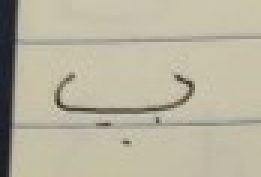
#> input picture real_photos/Ethan/02_pe_sheet.jpg, 87 x 59 px (shown 3 times larger); its folder holds only this picture in this run
$ python make_phone_set.py
#> lines starting #> are read from the running program, lines starting #| are printed output that depends on the picture
### common.py
"""Shared pieces: classes, lookup table, preprocessing, model."""
import cv2
import numpy as np
try:
    import torch.nn as nn
except ImportError:          # the online copy has no PyTorch; it reads with numpy_cnn.py instead
    nn = None

# 32 classes in standard Persian alphabetical order (index = class id)
LETTERS = list("ابپتثجچحخدذرزژسشصضطظعغفقکگلمنوهی")

# Deterministic lookup table (class index -> Latin string), copied from the instructor's
# alphabet chart (project slides, p.3) so the output matches the expected answer.
LOOKUP = ["-", "b", "p", "t", "s̱", "j", "ch", "ḥ", "kh", "d", "ẕ", "r", "z",
          "zh", "s", "š", "ṣ", "ż", "ṭ", "ẓ", "ʿ", "gh", "f", "q", "k",
          "g", "l", "m", "n", "w", "h", "y"]
# Plain-keyboard version of the same table (no diacritics), for terminals / --ascii
LOOKUP_ASCII = ["a", "b", "p", "t", "s", "j", "ch", "h", "kh", "d", "z", "r", "z",
                "zh", "s", "sh", "s", "z", "t", "z", "'", "gh", "f", "q", "k",
                "g", "l", "m", "n", "w", "h", "y"]
# Letter names, shown next to the result so the exact letter is never ambiguous
NAMES = ["alef", "be", "pe", "te", "se", "jim", "che", "he (jimi)", "khe", "dal", "zal", "re", "ze",
         "zhe", "sin", "shin", "sad", "zad", "ta", "za", "eyn", "gheyn", "fe", "qaf", "kaf",
         "gaf", "lam", "mim", "nun", "vav", "he (do-cheshm)", "ye"]
assert len(LETTERS) == len(LOOKUP) == len(LOOKUP_ASCII) == len(NAMES) == 32

# The model has one extra answer: "this is not a Persian letter" (Latin letters, digits, objects, shapes)
NOT_A_LETTER = 32
NUM_CLASSES = 33

SIZE = 64          # input side in pixels (dots stay 3-4 px wide instead of 1-2)
SMALL = 256        # photos smaller than this are enlarged before the clean-up (a 3 px blur would erase dots)


# [145 lines left out: functions _vertical_runs, _strip_ruled_lines, _strip_straight_lines, _ridge_across, _strip_broken_lines, not called in this run]


GRAIN = 2.5        # grain level (grey levels) above which the photo is smoothed before thresholding.
                   # Measured: real photos and clean test sets 0-1.7, hard_set/shadow_noise ~5, film grain 1-5


# [8 lines left out: function _grain, not called in this run]


BG_SHRINK = 4      # the paper brightness is a smooth gradient: on big photos (BG_SHRINK_FROM px or more on the
BG_SHRINK_FROM = 400   # short side) it is measured on a 4x smaller copy, ~16x less work (marked sheets)
RIM = 5            # phone sharpening leaves a thin bright rim around strokes. Taken as paper, it made a grey
                   # halo that was thresholded into stripes (real_photos/Kaye/09_dal_sheet.jpg read as zal).
                   # Pen-on-paper photos only: on coloured cartoon cards it shuffled the results (bus_test_set)


# [105 lines left out: functions _paper_brightness, _light_on_dark, _flatten_lighting, _binarize, _remove_frames, _remove_rings, not called in this run]


# how far (as a fraction of the letter size) a dot / broken piece may sit from the letter body
KEEP = dict(above=0.9, below=0.45, side=0.2, part_ratio=0.3, part_gap=0.8)         # default: protects real letters
KEEP_STRICT = dict(above=0.9, below=0.3, side=0.2, part_ratio=0.3, part_gap=0.5)   # fallback: also drops captions


# [42 lines left out: function _keep_main_letter, not called in this run]


def load_image(src):
    """Read a file path or raw bytes as a BGR(A)/gray array, honouring the phone's EXIF rotation."""
#> called with src = 'real_photos/Ethan/02_pe_sheet.jpg'
    import io
    from PIL import Image
    data = src if isinstance(src, (bytes, bytearray)) else open(src, "rb").read()
    img = cv2.imdecode(np.frombuffer(data, np.uint8), cv2.IMREAD_UNCHANGED)
#> img is the input picture: shape (59, 87, 3); mean B, G, R 159.6, 179.5, 184.6
    if img is None:
        return None
    try:
        o = Image.open(io.BytesIO(data)).getexif().get(0x0112, 1)
#> o = 1
    except Exception:
        o = 1
    if o in (2, 4, 5, 7):
        img = cv2.flip(img, 1)
    if o in (3, 4):
        img = cv2.rotate(img, cv2.ROTATE_180)
    if o in (5, 6):
        img = cv2.rotate(img, cv2.ROTATE_90_CLOCKWISE)
    if o in (7, 8):
        img = cv2.rotate(img, cv2.ROTATE_90_COUNTERCLOCKWISE)
    return img

def _binary(img_bgr):
    """Image -> raw binary mask (ink = 255), before ruled lines, frames and clutter are removed."""
    return _binary_gray(img_bgr)[0]


COLOUR_INK = 2.5   # colour clean-up: grey levels of "ink" per unit of colour difference (Lab a/b) from
                   # the paper. A pastel letter (~35 units from white paper) becomes as dark as grey 165


# [64 lines left out: functions colourful, _colour_gray, _binary_gray, _strip_all_lines, not called in this run]


TICK_ROW = 3       # at least this many small marks, evenly spaced along one ruled line, are the paper's
TICK_GAP = 5       # printed ticks (spaced at least TICK_GAP x their size apart), not dots: a letter's dots are
                   # close together. A tick above Kaye's dal made it zal (real_photos/Kaye/09_dal_sheet.jpg)


# [42 lines left out: functions _remove_line_ticks, _prepare_bw, ruled_lines, not called in this run]


TILT_MIN = 10       # ruled paper tilted less than this (degrees) is read as it is: the line removal copes
TILT_LINES = 2      # at least this many long parallel lines (the ruling), so one straight stroke is not enough
TILT_SPREAD = 2.0   # the lines agree on their angle within this (degrees)
TILT_ONE_SPAN = 0.85  # one line is enough when it runs across this much of the photo, edge to edge (ruling
                      # does; a letter's stroke has paper round it), and is turned less than TILT_ONE_MAX
TILT_ONE_MAX = 50     # from level (an upright stroke, like alef, is near 90)
TILT_TRIES = 2        # the strongest directions of long lines tried as ruling, strongest first


# [140 lines left out: functions _span, ruled_tilt, ruling_angle, _ignore_margin, _remove_edge_clutter, st_box and 5 more, not called in this run]


DOT_SIZE = 0.25    # a piece smaller than this (x the letter body's area) is a dot. Cartoon dots are big
                   # (a ring-shaped test dot measured 0.16); pieces of a broken letter are 0.3+ (KEEP)


# [47 lines left out: functions _fill_dots, preprocess, not called in this run]


class PersianCNN(nn.Module if nn else object):    # (without PyTorch it only exists by name)
    # [9 lines left out: function __init__, not called in this run]

    def forward(self, x):
        return self.head(self.features(x))

### make_turned_set.py
"""Make turned_set/: the single-letter test photos turned to other angles (TEST ONLY, never train on them).

Usage:  python make_turned_set.py             then:  python score_testset.py turned_set
        python make_turned_set.py --cropped   the batch 16-19 set (cropped corners), to compare old scores
Sources: rehearsal_set/q95 (the chart letters) and every single-letter folder of real_photos/ (the team's
handwriting and saved test photos). Each photo is turned to ANGLES and saved as turned_set/<angle>/,
keeping its name, so the score is shown per angle. The whole photo is kept and its empty corners are
filled with its paper colour (turn_whole), so no part of the letter is cut off. Until batch 20 each photo
was cropped to the largest rectangle without empty corners (turn_photo); at a slant that cut off parts
of many letters (the tail of te, the dots of se), so they could not be read even turned back exactly.
turned_set/ is made again from the photos, so it is not kept in git.
"""
import glob, os, re, shutil, sys
import cv2
import numpy as np
from common import load_image

ANGLES = (15, 30, 45, 90, 270, 315, 330, 345, 135, 180)   # tilts both ways, sideways; 135/180: further round
OUT = "turned_set"
SOURCES = ["rehearsal_set/q95"] + sorted(d for d in glob.glob("real_photos/*")
                                          if os.path.isdir(d) and not d.endswith("multi_letter_photos"))


# [42 lines left out: functions inner_size, turn_photo, turn_whole, not called in this run]


def extend_paper(img):
    """The photo's paper extended past it on every side by p (0.6 x its longer side): the ruled lines
    carry on sideways, plain paper above and below. -> (extended image, (p, w, h) of the photo in it)"""
    if min(img.shape[:2]) > 40:
        img = img[2:-2, 2:-2]                     # some photos have a thin white rim; it must not be extended
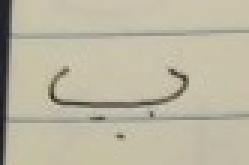
#> img: shape (55, 83, 3) (shown 3 times larger); mean of channels 0, 1, 2 162, 182.5, 187.6; drawn as B, G, R
    h, w = img.shape[:2]
#> h = 55; w = 83
    p = int(0.6 * max(h, w))
#> p = 49
    paper = np.median(img.reshape(-1, img.shape[2] if img.ndim == 3 else 1), 0)        # mostly paper
#> paper = [170, 192, 197]
    ext = cv2.copyMakeBorder(img, 0, 0, p, p, cv2.BORDER_REPLICATE).astype(np.float32)  # lines carry on
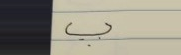
#> ext: shape (55, 181, 3) float32; mean of channels 0, 1, 2 130.5, 144.4, 148.5; drawn as B, G, R
    rows = np.arange(p, dtype=np.float32)[:, None] / max(p * 0.15, 1)                # fade into plain paper
#> rows = 49 values from 0 to 6.53
    fade = np.exp(-rows)[..., None] if img.ndim == 3 else np.exp(-rows)
    paper = paper.astype(np.float32) if img.ndim == 3 else np.float32(paper[0])
    top = ext[:1] * fade[::-1] + paper * (1 - fade[::-1])
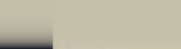
#> top: shape (49, 181, 3) float32; mean of channels 0, 1, 2 164.4, 185, 189.9; drawn as B, G, R
    bottom = ext[-1:] * fade + paper * (1 - fade)
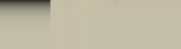
#> bottom: shape (49, 181, 3) float32; mean of channels 0, 1, 2 164, 185.2, 190.1; drawn as B, G, R
    return np.concatenate([top, ext, bottom]).clip(0, 255).astype(np.uint8), (p, w, h)


# [24 lines left out: function main, not called in this run]


# [2 lines that do not run on import are left out]

### make_phone_set.py
"""Make phone_set/: the test photos as a phone might take them (TEST ONLY, never train on them).

Usage:  python make_phone_set.py          then:  python score_testset.py phone_set
A stand-in for real phone photos, not a replacement: each photo gets what a hand-held phone adds, with
random amounts (the same every time: seeded by the file name):
  - the camera held at a slant (perspective: the far side of the page smaller) and turned a little
  - lower resolution, then out of focus or shaken (blur)
  - uneven light (brighter on one side) and a soft shadow
  - sensor noise and JPEG compression
Folders:
  mild/     the one-letter photos (rehearsal_set/q95 and real_photos, as in make_turned_set.py), a little
  strong/   the same photos, more of everything
  marked/   the whole alphabet sheets with one letter marked (marked_set), mild
  several/  the photos of several letters (multi_set), mild
The paper is extended past each photo before it is turned (make_turned_set.extend_paper), so no part of
a letter is cut off. phone_set/ is made again from the photos, so it is not kept in git.
"""
import glob, os, re, shutil, sys, zlib
import cv2
import numpy as np
from common import load_image
from make_turned_set import SOURCES, extend_paper

OUT = "phone_set"
#              slant  turn  scale        blur  light  noise  jpeg quality
LEVELS = {"mild":   (0.06, 8,  (0.6, 1.0), 1.0, 0.25, 4,  (70, 90)),
          "strong": (0.12, 20, (0.4, 0.8), 2.0, 0.45, 9,  (50, 75))}


def phone_photo(img, rng, level):
    """img as a phone photo: slanted, turned a little, smaller, blurred, unevenly lit, noisy."""
    slant, turn, scale, blur, light, noise, quality = LEVELS[level]
    ext, (p, w, h) = extend_paper(img if img.ndim == 3 else cv2.cvtColor(img, cv2.COLOR_GRAY2BGR))
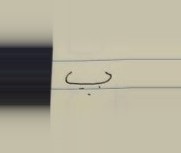
#> ext: shape (153, 181, 3); mean B, G, R 151.8, 170.2, 174.8
#> p = 49; w = 83; h = 55
    H, W = ext.shape[:2]
#> H = 153; W = 181
    src = np.float32([[p, p], [p + w, p], [p + w, p + h], [p, p + h]])
#> src = [[49, 49], [132, 49], [132, 104], [49, 104]]
    # the camera at a slant: one side of the page further away (smaller), plus a small turn
    d = slant * max(w, h)
#> d = 4.98
    side = rng.integers(4)                                   # which side is further away
    dst = src.copy()
#> dst = [[49, 49], [132, 49], [132, 104], [49, 104]]
    a, b = [(0, 1), (1, 2), (2, 3), (3, 0)][side]
    centre = src.mean(0)
#> centre = [90.5, 76.5]
    for i in (a, b):
        dst[i] += (centre - dst[i]) / np.linalg.norm(centre - dst[i]) * rng.uniform(0.3, 1.0) * d
#> after the loop, dst = [[49, 49], [132, 49], [129.5, 102.4], [52.18, 101.9]]
    m = cv2.getRotationMatrix2D(tuple(map(float, centre)), rng.uniform(-turn, turn), 1.0)
#> m = [[1, -0.0101, 0.781], [0.0101, 1, -0.915]]
    dst = np.hstack([dst, np.ones((4, 1), np.float32)]) @ m.T.astype(np.float32)
#> dst = [[49.28, 48.58], [132.3, 49.42], [129.3, 102.8], [51.92, 101.5]]
    big = cv2.warpPerspective(ext, cv2.getPerspectiveTransform(src, dst.astype(np.float32)), (W, H),
                              flags=cv2.INTER_LINEAR, borderMode=cv2.BORDER_REPLICATE)
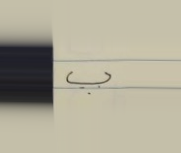
#> big: shape (153, 181, 3); mean B, G, R 152, 170.5, 175.1
    x0, y0 = np.floor(dst.min(0)).astype(int)
#> x0 = 49; y0 = 48
    x1, y1 = np.ceil(dst.max(0)).astype(int)
#> x1 = 133; y1 = 103
    out = big[max(y0, 0):min(y1, H), max(x0, 0):min(x1, W)]
    # lower resolution (a letter seen from further away), but at least 100 px across: a phone photo
    # never has fewer pixels than the small crops some test photos are
    k = max(rng.uniform(*scale), 100 / min(out.shape[:2]))
#> k = 1.82
    if k < 1:
        out = cv2.resize(out, None, fx=k, fy=k, interpolation=cv2.INTER_AREA)
    # out of focus, or a shaken hand (a short streak in one direction)
    s = rng.uniform(0, blur)
    if rng.random() < 0.5:
        out = cv2.GaussianBlur(out, (0, 0), max(s, 0.1))
    else:
        n = max(1, int(round(2 * s + 1)))
        kern = np.zeros((2 * n + 1, 2 * n + 1), np.float32)
        ang = rng.uniform(0, np.pi)
        for t in np.linspace(-n, n, 4 * n + 1):
            kern[int(round(n + t * np.sin(ang))), int(round(n + t * np.cos(ang)))] = 1
        out = cv2.filter2D(out, -1, kern / kern.sum())
    # uneven light: brighter towards one side, and a soft round shadow
    hh, ww = out.shape[:2]
#> hh = 55; ww = 84
    yy, xx = np.mgrid[:hh, :ww].astype(np.float32)
    ang = rng.uniform(0, 2 * np.pi)
    ramp = ((xx / ww - 0.5) * np.cos(ang) + (yy / hh - 0.5) * np.sin(ang)) + 0.5
    gain = 1 - light * rng.uniform(0.4, 1.0) * ramp
    cx, cy, r = rng.uniform(0, ww), rng.uniform(0, hh), rng.uniform(0.3, 0.7) * max(hh, ww)
#> cx = 39.85; cy = 12.75; r = 36.8
    gain *= 1 - light * 0.5 * rng.uniform(0, 1) * np.exp(-((xx - cx) ** 2 + (yy - cy) ** 2) / (2 * r * r))
    out = out.astype(np.float32) * gain[..., None]
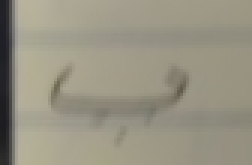
#> out: shape (55, 84, 3) float32 (shown 3 times larger); mean B, G, R 131.6, 148.1, 152.3
    out += rng.normal(0, rng.uniform(1, noise), out.shape).astype(np.float32)     # sensor noise
    out = out.clip(0, 255).astype(np.uint8)
    ok, buf = cv2.imencode(".jpg", out, [cv2.IMWRITE_JPEG_QUALITY, int(rng.integers(*quality))])
#> buf = 1157 values, max 255 at index 0, min 0 at index 4, mean 101.3
    return cv2.imdecode(buf, cv2.IMREAD_COLOR)


def photos(folder, single_only):
    for f in sorted(glob.glob(os.path.join(folder, "**", "*"), recursive=True)):
        name = os.path.basename(f)
        if not f.lower().endswith((".jpg", ".jpeg", ".png")) or not re.match(r"\d{2}[_-]", name):
            continue
        if single_only and "-" in name.split("_")[0]:
            continue
        yield f


def main():
    if os.path.isdir(OUT):
        shutil.rmtree(OUT)
    jobs = [(f, "mild", os.path.basename(src)) for src in SOURCES for f in photos(src, True)]
    jobs += [(f, "strong", os.path.basename(src)) for src in SOURCES for f in photos(src, True)]
    jobs += [(f, "marked", "marked") for f in photos("marked_set", False)]
    jobs += [(f, "several", "multi") for f in photos("multi_set", False)]
    n = 0
    for f, kind, tag in jobs:
        img = load_image(f)
        if img is None:
            continue
        if img.ndim == 3 and img.shape[2] == 4:
            img = img[:, :, :3]
        if max(img.shape[:2]) > 1200:                       # keep the set small
            k = 1200 / max(img.shape[:2])
            img = cv2.resize(img, None, fx=k, fy=k, interpolation=cv2.INTER_AREA)
        rng = np.random.default_rng(zlib.crc32((kind + f).encode()))
        d = os.path.join(OUT, kind)
        os.makedirs(d, exist_ok=True)
        stem = os.path.splitext(os.path.basename(f))[0]
        out_name = (f"{stem}_{tag}.jpg" if kind in ("mild", "strong") else
                    f"{stem}_{os.path.basename(os.path.dirname(f))}.jpg" if kind == "marked" else f"{stem}.jpg")
        cv2.imwrite(os.path.join(d, out_name), phone_photo(img, rng, "strong" if kind == "strong" else "mild"),
                    [cv2.IMWRITE_JPEG_QUALITY, 95])
        n += 1
#> pass 2 of the loop in main, `for f, kind, tag in jobs:`:
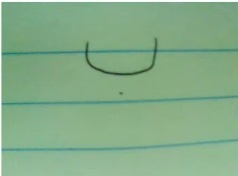
#> input picture real_photos/Kaye/01_be_1.jpg, 238 x 176 px
#> in load_image, img is the input picture: shape (176, 238, 3); mean B, G, R 136.6, 172.6, 132.6
#> img: shape (172, 234, 3)
#> top: shape (140, 514, 3) float32
#> bottom: shape (140, 514, 3) float32
#> in phone_photo (call 2), `ext, (p, w, h) = extend_paper(img if img.ndim == 3 else cv2.cvtColor(i..`:
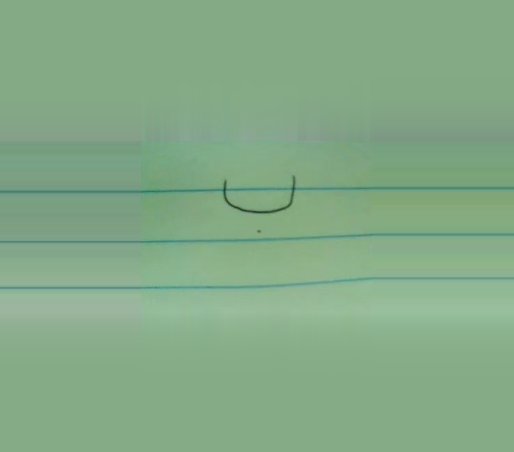
#> ext: shape (452, 514, 3); mean B, G, R 134.8, 170.2, 131.8
#> in phone_photo (call 2), `ext, (p, w, h) = extend_paper(img if img.ndim == 3 else cv2.cvtColor(i..`: p = 140; w = 234; h = 172
#> src = [[140, 140], [374, 140], [374, 312], [140, 312]]
#> d = 14.04
#> in phone_photo (call 2), `dst = src.copy()`: dst = [[140, 140], [374, 140], [374, 312], [140, 312]]
#> centre = [257, 226]
#> after the loop in phone_photo (call 2), `for i in (a, b):`: dst = [[140, 140], [374, 140], [366.9, 306.8], [145.1, 308.3]]
#> m = [[1, 0.0167, -3.75], [-0.0167, 1, 4.33]]
#> in phone_photo (call 2), `dst = np.hstack([dst, np.ones((4, 1), np.float32)]) @ m.T.astype(np.fl..`: dst = [[138.6, 142], [372.5, 138.1], [368.3, 304.9], [146.5, 310.1]]
#> big: shape (452, 514, 3)
#> x0 = 138
#> x1 = 373; y1 = 311
#> in phone_photo (call 2), `out = out.astype(np.float32) * gain[..., None]`:
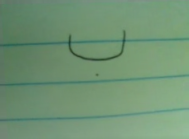
#> out: shape (139, 189, 3) float32; mean B, G, R 116.6, 147.9, 113.1
#> buf = 2587 values, max 255 at index 0, min 0 at index 4, mean 113.8
#> pass 3 of the loop in main, `for f, kind, tag in jobs:`:
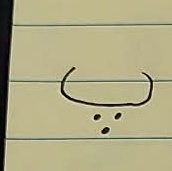
#> input picture real_photos/Kaye/02_pe_sheet.jpg, 172 x 171 px
#> in load_image, img is the input picture: shape (171, 172, 3); mean B, G, R 132.9, 170.5, 175.6
#> img: shape (167, 168, 3)
#> top: shape (100, 368, 3) float32
#> bottom: shape (100, 368, 3) float32
#> in phone_photo (call 3), `ext, (p, w, h) = extend_paper(img if img.ndim == 3 else cv2.cvtColor(i..`: p = 100; w = 168; h = 167
#> src = [[100, 100], [268, 100], [268, 267], [100, 267]]
#> d = 10.08
#> in phone_photo (call 3), `dst = src.copy()`: dst = [[100, 100], [268, 100], [268, 267], [100, 267]]
#> centre = [184, 183.5]
#> after the loop in phone_photo (call 3), `for i in (a, b):`: dst = [[102.8, 102.7], [268, 100], [268, 267], [103.3, 263.7]]
#> m = [[0.999, 0.0524, -9.37], [-0.0524, 0.999, 9.9]]
#> in phone_photo (call 3), `dst = np.hstack([dst, np.ones((4, 1), np.float32)]) @ m.T.astype(np.fl..`: dst = [[98.63, 107.1], [263.5, 95.71], [272.3, 262.5], [107.6, 267.8]]
#> in phone_photo (call 3), `big = cv2.warpPerspective(ext, cv2.getPerspectiveTransform(src, dst.as..`:
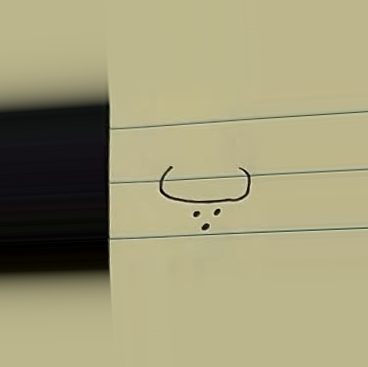
#> big: shape (367, 368, 3); mean B, G, R 120.3, 155.4, 160.5
#> x0 = 98; y0 = 95
#> x1 = 273; y1 = 268
#> in phone_photo (call 3), `out += rng.normal(0, rng.uniform(1, noise), out.shape).astype(np.float..`:
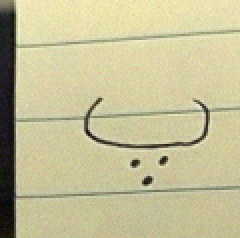
#> out: shape (119, 120, 3) float32 (shown 2 times larger); mean B, G, R 112, 143.8, 148.1; drawn with min black and max white
#> buf = 2357 values, max 255 at index 0, min 0 at index 4, mean 120.8
#> the loop made 6 passes; the first 3 are shown
    print(f"{n} phone-style photos in {OUT}/ (mild, strong, marked, several)")


if __name__ == "__main__":
    sys.exit(main())
#> (the program exits here)
